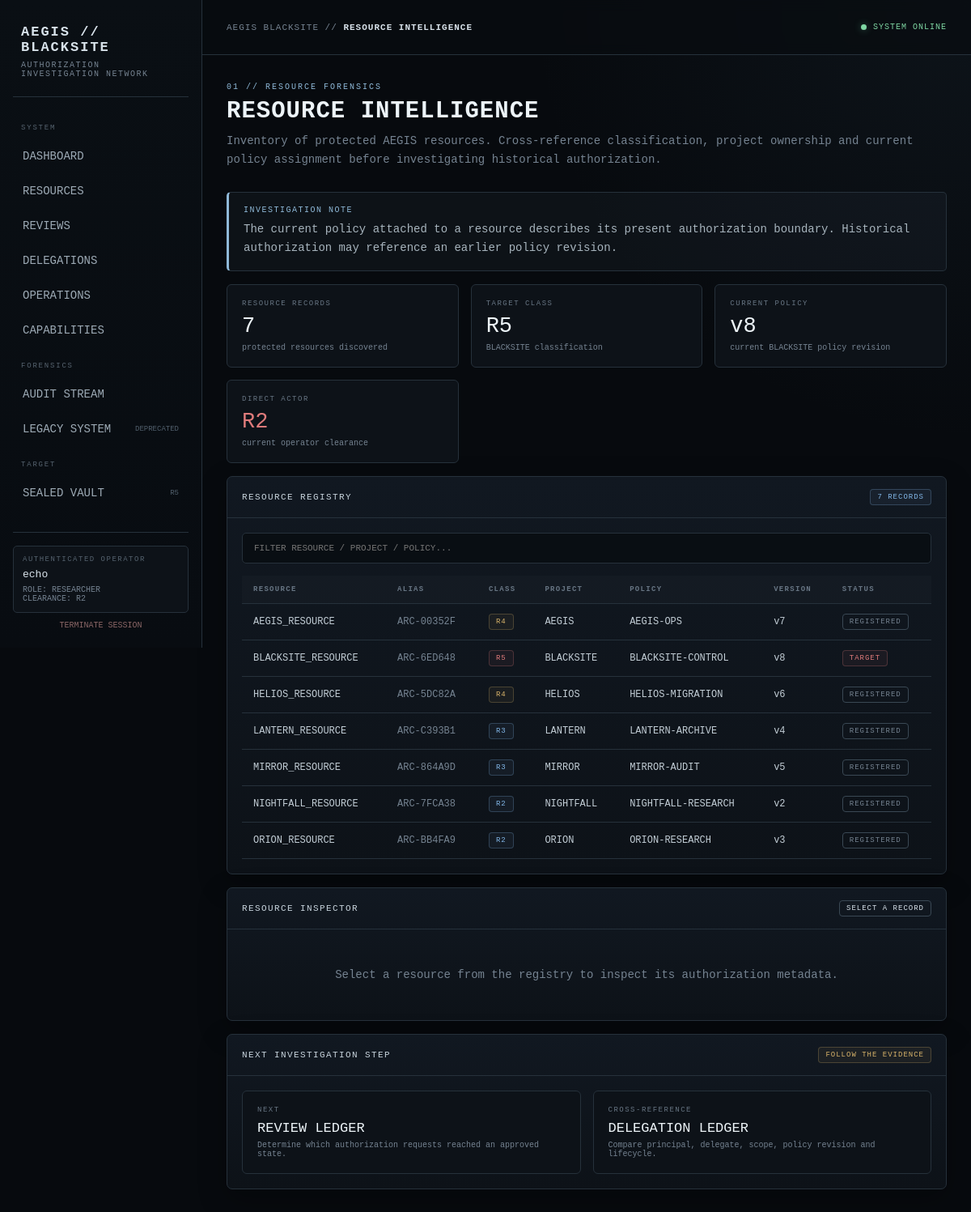
/resources (signed in), run on the app's committed database.
### tables this page shows
CREATE TABLE users (

                    id TEXT PRIMARY KEY,
                    username TEXT NOT NULL UNIQUE,
                    role TEXT NOT NULL,
                    organization_id TEXT NOT NULL,
                    clearance INTEGER NOT NULL,

                    FOREIGN KEY (
                        organization_id
                    )
                    REFERENCES organizations(id)

                );

CREATE TABLE resources (

                    id TEXT PRIMARY KEY,
                    name TEXT NOT NULL,
                    project_id TEXT NOT NULL,
                    policy_id TEXT NOT NULL,
                    classification INTEGER NOT NULL,
                    alias TEXT NOT NULL UNIQUE,

                    FOREIGN KEY (
                        project_id
                    )
                    REFERENCES projects(id),

                    FOREIGN KEY (
                        policy_id
                    )
                    REFERENCES policies(id)

                );

CREATE TABLE projects (

                    id TEXT PRIMARY KEY,
                    name TEXT NOT NULL,
                    organization_id TEXT NOT NULL,
                    classification INTEGER NOT NULL,

                    FOREIGN KEY (
                        organization_id
                    )
                    REFERENCES organizations(id)

                );

CREATE TABLE policies (

                    id TEXT PRIMARY KEY,
                    name TEXT NOT NULL,
                    version INTEGER NOT NULL,
                    required_clearance INTEGER NOT NULL,
                    required_role TEXT NOT NULL,
                    scope TEXT NOT NULL

                );

### routes/portal.py (the view)
    @app.get("/resources")
    def resources():
        user = current_user()
        if user is None:
            return (
                "Authentication required",
                401,
            )
        graph = current_app.extensions[
            "blacksite_graph"
        ]
        connection = graph.database.connect()
        try:
            rows = connection.execute(
                """
                SELECT
                    r.id,
                    r.name,
                    r.alias,
                    r.classification,
                    r.project_id,
                    p.name AS project_name,
                    r.policy_id,
                    pol.name AS policy_name,
                    pol.version AS policy_version
                FROM resources r

                LEFT JOIN projects p
                    ON p.id = r.project_id

                LEFT JOIN policies pol
                    ON pol.id = r.policy_id

                ORDER BY
                    r.name
                """
            ).fetchall()
        finally:
            connection.close()
        return render_template(
            "resources.html",
            user=user,
            resources=rows,
        )

### app/session.py (called while the page is built)
def current_user():
    user_id = session.get("user_id")
    if not user_id:
        return None
    graph = AuthorityGraph()
    return graph.get_user(user_id)

### authz/graph.py (called while the page is built)
    def get_user(self, user_id: str) -> Optional[User]:
        connection = self.database.connect()
        try:
            row = connection.execute(
                """
                SELECT
                    id,
                    username,
                    role,
                    organization_id,
                    clearance
                FROM users
                WHERE id = ?
                """,
                (user_id,),
            ).fetchone()
        finally:
            connection.close()
        if row is None:
            return None
        return User(
            id=row["id"],
            username=row["username"],
            role=row["role"],
            organization=row["organization_id"],
            clearance=row["clearance"],
        )

### db/database.py (called while the page is built)
    def connect(self):
        connection = sqlite3.connect(
            self.path
        )
        connection.row_factory = sqlite3.Row
        connection.execute(
            "PRAGMA foreign_keys = ON"
        )
        return connection

### templates/resources.html (shortened to what this page needs)
{% extends "base.html" %}
{% block section %}
RESOURCE INTELLIGENCE
{% endblock %}
{% block content %}
<div class="page-header">
    <div class="eyebrow">
        01 // RESOURCE FORENSICS
    </div>
    <h1>
        RESOURCE INTELLIGENCE
    </h1>
    <div class="subtitle">
        Inventory of protected AEGIS resources. Cross-reference
        classification, project ownership and current policy
        assignment before investigating historical authorization.
    </div>
</div>
<div class="callout">
    <div class="callout-title">
        INVESTIGATION NOTE
    </div>
    <div class="callout-text">
        The current policy attached to a resource describes its
        present authorization boundary. Historical authorization
        may reference an earlier policy revision.
    </div>
</div>
<br>
<div class="grid">
    <div class="metric">
        <div class="metric-label">
            RESOURCE RECORDS
        </div>
        <div class="metric-value">
            {{ resources|length }}
        </div>
        <div class="metric-note">
            protected resources discovered
        </div>
    </div>
    <div class="metric">
        <div class="metric-label">
            TARGET CLASS
        </div>
        <div class="metric-value">
            R5
        </div>
        <div class="metric-note">
            BLACKSITE classification
        </div>
    </div>
    <div class="metric">
        <div class="metric-label">
            CURRENT POLICY
        </div>
        <div class="metric-value">
            v8
        </div>
        <div class="metric-note">
            current BLACKSITE policy revision
        </div>
    </div>
    <div class="metric">
        <div class="metric-label">
            DIRECT ACTOR
        </div>
        <div
            class="metric-value"
            style="color: var(--red);"
        >
            R{{ user.clearance }}
        </div>
        <div class="metric-note">
            current operator clearance
        </div>
    </div>
</div>
<br>
<div class="panel">
    <div class="panel-header">
        <div class="panel-title">
            RESOURCE REGISTRY
        </div>
        <span class="badge badge-blue">
            {{ resources|length }} RECORDS
        </span>
    </div>
    <div class="panel-body">
        <div style="margin-bottom: 15px;">
            <input
                id="resourceSearch"
                type="text"
                placeholder="FILTER RESOURCE / PROJECT / POLICY..."
                style="
                    width: 100%;
                    padding: 12px 14px;
                    background: #090e13;
                    color: var(--text);
                    border: 1px solid var(--border);
                    border-radius: 5px;
                    font-family: inherit;
                    font-size: 11px;
                    outline: none;
                "
            >
        </div>
        <div class="table-wrap">
            <table id="resourceTable">
                <thead>
                    <tr>
                        <th>RESOURCE</th>
                        <th>ALIAS</th>
                        <th>CLASS</th>
                        <th>PROJECT</th>
                        <th>POLICY</th>
                        <th>VERSION</th>
                        <th>STATUS</th>
                    </tr>
                </thead>
                <tbody>
                {% for resource in resources %}
                    <tr
                        data-resource="
                            {{ resource['name'] }}
                            {{ resource['alias'] }}
                            {{ resource['project_name'] }}
                            {{ resource['policy_name'] }}
                    "
                        onclick="selectResource(this)"
                        style="cursor: pointer;"
                    >
                        <td>
                            <span class="mono">
                                {{ resource["name"] }}
                            </span>
                        </td>
                        <td>
                            <span
                                class="mono"
                                style="color: var(--muted);"
                            >
                                {{ resource["alias"] }}
                            </span>
                        </td>
                        <td>
                            {% if resource["classification"] >= 5 %}
                                <span class="badge badge-red">
                                    R{{ resource["classification"] }}
                                </span>
                            {% elif resource["classification"] >= 4 %}
                                <span class="badge badge-amber">
                                    R{{ resource["classification"] }}
                                </span>
                            {% else %}
                                <span class="badge badge-blue">
                                    R{{ resource["classification"] }}
                                </span>
                            {% endif %}
                        </td>
                        <td>
                            {{ resource["project_name"] }}
                        </td>
                        <td>
                            {{ resource["policy_name"] }}
                        </td>
                        <td>
                            v{{ resource["policy_version"] }}
                        </td>
                        <td>
                            {% if resource["name"] == "BLACKSITE_RESOURCE" %}
                                <span class="badge badge-red">
                                    TARGET
                                </span>
                            {% else %}
                                <span
                                    class="badge"
                                    style="color: var(--muted);"
                                >
                                    REGISTERED
                                </span>
                            {% endif %}
                        </td>
                    </tr>
                {% endfor %}
                </tbody>
            </table>
        </div>
    </div>
</div>
<br>
<div class="panel">
    <div class="panel-header">
        <div class="panel-title">
            RESOURCE INSPECTOR
        </div>
        <span
            id="inspectorStatus"
            class="badge"
        >
            SELECT A RECORD
        </span>
    </div>
    <div
        id="inspector"
        class="panel-body"
    >
        <div
            style="
                padding: 30px;
                text-align: center;
                color: var(--muted);
            "
        >
            Select a resource from the registry to inspect
            its authorization metadata.
        </div>
    </div>
</div>
<br>
<div class="panel">
    <div class="panel-header">
        <div class="panel-title">
            NEXT INVESTIGATION STEP
        </div>
        <span class="badge badge-amber">
            FOLLOW THE EVIDENCE
        </span>
    </div>
    <div class="panel-body">
        <div class="grid">
            <a
                href="/reviews"
                class="metric"
            >
                <div class="metric-label">
                    NEXT
                </div>
                <div
                    class="metric-value"
                    style="font-size: 17px;"
                >
                    REVIEW LEDGER
                </div>
                <div class="metric-note">
                    Determine which authorization requests
                    reached an approved state.
                </div>
            </a>
            <a
                href="/delegations"
                class="metric"
            >
                <div class="metric-label">
                    CROSS-REFERENCE
                </div>
                <div
                    class="metric-value"
                    style="font-size: 17px;"
                >
                    DELEGATION LEDGER
                </div>
                <div class="metric-note">
                    Compare principal, delegate, scope,
                    policy revision and lifecycle.
                </div>
            </a>
        </div>
    </div>
</div>
{% endblock %}

### templates/base.html (shortened to what this page needs)
<!DOCTYPE html>
<html lang="en">
<head>
</head>
<body>
<div class="app">
    <aside class="sidebar">
        <div class="brand">
            <div class="brand-main">
                AEGIS // BLACKSITE
            </div>
            <div class="brand-sub">
                AUTHORIZATION INVESTIGATION NETWORK
            </div>
        </div>
        <nav class="nav">
            <div class="nav-section">
                SYSTEM
            </div>
            <a href="/dashboard">
                <span>DASHBOARD</span>
            </a>
            <a href="/resources">
                <span>RESOURCES</span>
            </a>
            <a href="/reviews">
                <span>REVIEWS</span>
            </a>
            <a href="/delegations">
                <span>DELEGATIONS</span>
            </a>
            <a href="/operations">
                <span>OPERATIONS</span>
            </a>
            <a href="/capabilities">
                <span>CAPABILITIES</span>
            </a>
            <div class="nav-section">
                FORENSICS
            </div>
            <a href="/audit">
                <span>AUDIT STREAM</span>
            </a>
            <a href="/legacy">
                <span>LEGACY SYSTEM</span>
                <span class="tag">DEPRECATED</span>
            </a>
            <div class="nav-section">
                TARGET
            </div>
            <a href="/vault">
                <span>SEALED VAULT</span>
                <span class="tag">R5</span>
            </a>
        </nav>
        <div class="sidebar-bottom">
            <div class="identity-mini">
                <div class="identity-label">
                    AUTHENTICATED OPERATOR
                </div>
                <div class="identity-name">
                    {{ user.username }}
                </div>
                <div class="identity-meta">
                    ROLE: {{ user.role|upper }}
                    <br>
                    CLEARANCE: R{{ user.clearance }}
                </div>
            </div>
            <a
                class="terminate"
                href="/logout"
            >
                TERMINATE SESSION
            </a>
        </div>
    </aside>
    <section class="content">
        <header class="topbar">
            <div class="crumb">
                AEGIS BLACKSITE
                //
                <strong>
                    {% block section %}SYSTEM{% endblock %}
                </strong>
            </div>
            <div class="status">
                <span class="status-dot"></span>
                SYSTEM ONLINE
            </div>
        </header>
        <main class="page">
            {% block content %}{% endblock %}
        </main>
    </section>
</div>
</body>
</html>

### data on the page
users: username "echo", role "RESEARCHER", clearance "2"
resources: name "AEGIS_RESOURCE", alias "ARC-00352F", classification "4", project_name "AEGIS", policy_name "AEGIS-OPS", policy_version "7", shows "REGISTERED"
resources: name "BLACKSITE_RESOURCE", alias "ARC-6ED648", classification "5", project_name "BLACKSITE", policy_name "BLACKSITE-CONTROL", policy_version "8", shows "TARGET"
resources: name "HELIOS_RESOURCE", alias "ARC-5DC82A", classification "4", project_name "HELIOS", policy_name "HELIOS-MIGRATION", policy_version "6", shows "REGISTERED"
resources: name "LANTERN_RESOURCE", alias "ARC-C393B1", classification "3", project_name "LANTERN", policy_name "LANTERN-ARCHIVE", policy_version "4", shows "REGISTERED"
resources: name "MIRROR_RESOURCE", alias "ARC-864A9D", classification "3", project_name "MIRROR", policy_name "MIRROR-AUDIT", policy_version "5", shows "REGISTERED"
resources: name "NIGHTFALL_RESOURCE", alias "ARC-7FCA38", classification "2", project_name "NIGHTFALL", policy_name "NIGHTFALL-RESEARCH", policy_version "2", shows "REGISTERED"
resources: name "ORION_RESOURCE", alias "ARC-BB4FA9", classification "2", project_name "ORION", policy_name "ORION-RESEARCH", policy_version "3", shows "REGISTERED"

### other printed values
{{ resources|length }} "7"
